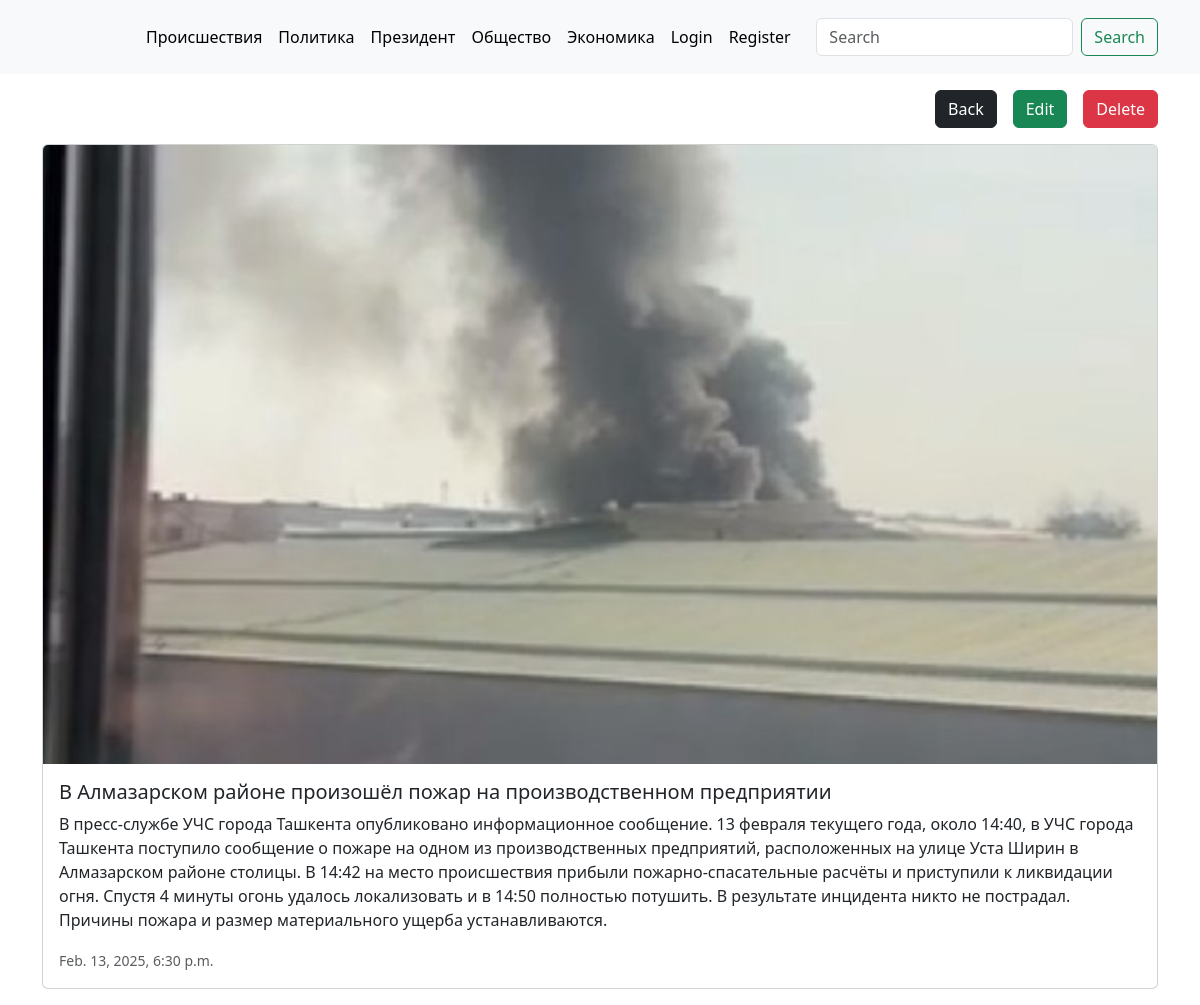
The app's page /article/9/ with its own data.
### blog/models.py (models this page shows, shortened)
class Category(models.Model):
    title = models.CharField(max_length=30)
    def __str__(self):
        return self.title
    class Meta:
        verbose_name = "Category"
        verbose_name_plural = "Categories"

class Article(models.Model):
    title = models.CharField(max_length=250, unique=True)
    info = models.TextField(blank=True)
    photo = models.ImageField(upload_to="articles/", blank=True)
    created_at = models.DateTimeField(auto_now_add=True)
    updated_at = models.DateTimeField(auto_now=True)
    category = models.ForeignKey(Category, on_delete=models.CASCADE)
    user = models.ForeignKey(settings.AUTH_USER_MODEL, on_delete=models.CASCADE, null=True)
    def get_photo(self):
        try:
            return self.photo.url
        except:
            return "https://encrypted-tbn0.gstatic.com/images?q=tbn:ANd9GcTMmyTPv4M5fFPvYLrMzMQcPD_VO34ByNjouQ&s"

### blog/views.py (the view)
# urls.py: path("article/<int:pk>/", ArticleDetail.as_view(), name="detail"),
class ArticleDetail(DetailView):
    model = Article
    context_object_name = "article"
    template_name = "blog/detail.html"
    extra_context = {
        "title":"Detail"
    }
    def get_queryset(self):
        return Article.objects.filter(pk=self.kwargs['pk'])

### blog/templatetags/blog_tags.py (called while the page is built)
@register.simple_tag()
def get_categories():
    categories = Category.objects.all()
    return categories

### blog/templates/blog/detail.html (shortened to what this page needs)
{% extends 'base.html' %}
{% block main %}
<div class="container">
    <nav class="nav nav-pills nav-justified gap-3 my-3 justify-content-end">
        <a href="{% url 'index' %}" class="btn btn-dark">Back</a>
        <a href="{% url 'edit' article.pk %}" class="btn btn-success">Edit</a>
        <a href="#" class="btn btn-danger">Delete</a>
    </nav>
    <div class="card mb-3">
        <img src="{{article.get_photo}}" class="card-img-top" alt="...">
        <div class="card-body">
            <h5 class="card-title">{{article.title}}</h5>
            <p class="card-text">{{article.info}}</p>
            <p class="card-text"><small class="text-body-secondary">{{article.created_at}}</small></p>
        </div>
    </div>
</div>
{% endblock main %}

### templates/components/navbar.html (shortened to what this page needs)
{% load blog_tags %}
{% get_categories as categories %}
<nav class="navbar navbar-expand-lg bg-body-tertiary">
    <div class="container">
        <a class="navbar-brand" href="{% url 'index' %}">
            <video src="https://www.upl-ltd.com/images/UPL_header-logo.mp4" autoplay muted loop height="40"></video>
        </a>
        <div class="collapse navbar-collapse" id="navbarSupportedContent">
            <ul class="navbar-nav me-auto mb-2 mb-lg-0">
                {% for category in categories %}
                <li class="nav-item">
                    <a class="nav-link active" aria-current="page"
                       href="{% url 'category' category.pk %}">{{category}}</a>
                </li>
                {% endfor %}
                {% if request.user.is_authenticated %}
                <li class="nav-item">
                    <a class="nav-link active" aria-current="page"
                       href="{% url 'add' %}">Add Article</a>
                </li>
                <li class="nav-item">
                    <a class="nav-link active" aria-current="page"
                       href="{% url 'logout' %}">Logout</a>
                </li>
                {% else %}
                <li class="nav-item">
                    <a class="nav-link active" aria-current="page"
                       href="{% url 'login' %}">Login</a>
                </li>
                <li class="nav-item">
                    <a class="nav-link active" aria-current="page"
                       href="{% url 'register' %}">Register</a>
                </li>
                {% endif %}
            </ul>
            <form class="d-flex" role="search">
                <input class="form-control me-2" type="search" placeholder="Search" aria-label="Search">
                <button class="btn btn-outline-success" type="submit">Search</button>
            </form>
        </div>
    </div>
</nav>

### records on screen
Category: title "Происшествия"
Category: title "Политика"
Category: title "Президент"
Category: title "Общество"
Category: title "Экономика"
Article: get_photo (picture), title "В Алмазарском районе произошёл пожар на производственном предприятии", info "В пресс-службе УЧС города Ташкента опубликовано информационное сообщение. 13 февраля текущего года, около 14:40, в УЧС города Ташкента поступило сообщение о пожаре на одном из производственных предприятий, расположенных на улице Уста Ширин в Алмазарском районе столицы. В 14:42 на место происшествия прибыли пожарно-спасательные расчёты и приступили к ликвидации огня. Спустя 4 минуты огонь удалось локализовать и в 14:50 полностью потушить. В результате инцидента никто не пострадал. Причины пожара и размер материального ущерба устанавливаются.", created_at "Feb. 13, 2025, 6:30 p.m."
